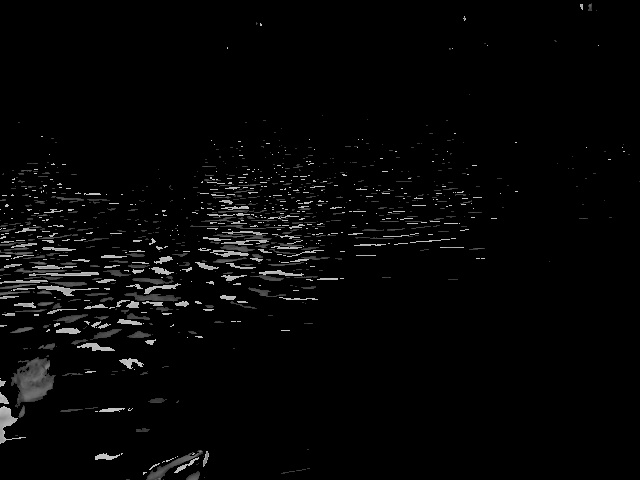
#> input picture roboat/data_diff_1/frame_d_13.jpg, 640 x 480 px, given in place of frame_d_1.jpg, which was not available
$ jupyter execute --allow-errors temporal_treatment.ipynb
#> lines starting #> are read from the running program, lines starting #| are printed output that depends on the picture; after the words box and inside, x2 and y2 are one past the last pixel; in counts of white or black regions, pixels touching at a corner belong together; pictures that were not available may be replaced by others from this repository, and a replacement may not be noted
[cell 1]
import numpy as np
import cv2
from matplotlib import pyplot as plt
import scipy.ndimage as nd
import skimage.measure
import sklearn.preprocessing as sk

[cell 2]
def define_img(img1,img2,folder,side):
#> called with img1 = 1, img2 = 2, folder = 1, side = 'd'
    frame_1 = cv2.imread('data_montsouris_{}/frame_{}_{}.jpg'.format(folder, side, img1),0)
#> frame_1 is the input picture: shape (480, 640); min 0, max 205, mean 6.1
    frame_2 = cv2.imread('data_montsouris_{}/frame_{}_{}.jpg'.format(folder, side, img2),0)
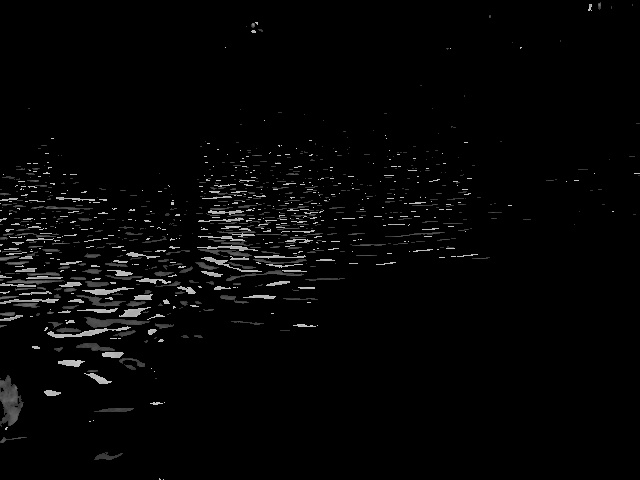
#> input picture roboat/data_diff_1/frame_d_14.jpg, 640 x 480 px, given in place of frame_d_2.jpg, which was not available
#> frame_2 is the input picture: shape (480, 640); min 0, max 206, mean 5.6
    return frame_1, frame_2

[cell 3]
def diff_img(frame_1,frame_2,s1,s2):
#> called with s1 = 50, s2 = 200
    d = frame_2 - frame_1
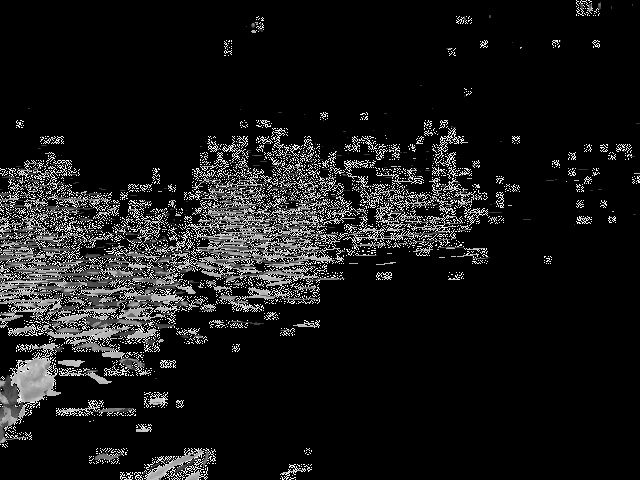
#> d: shape (480, 640); min 0, max 255, mean 24.2
    for i in range(d.shape[0]):
        for j in range(d.shape[1]):
            if d[i,j] < s1:
                d[i,j] = 0
            elif d[i,j] > s2:
                d[i,j] = 0
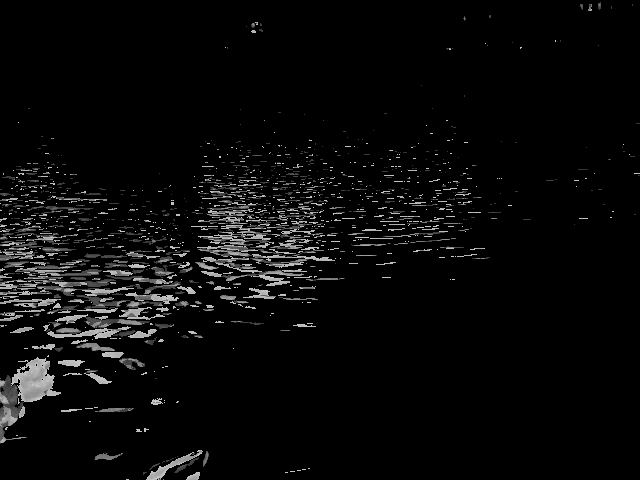
#> d: shape (480, 640); 11.08% of pixels changed, all inside (x1, y1, x2, y2) = (0, 0, 640, 480)
    return d

[cell 4]
def display(img):
    plt.imshow(img)
    plt.colorbar()
    plt.show()

#> (a cell that did not finish here is left out)
